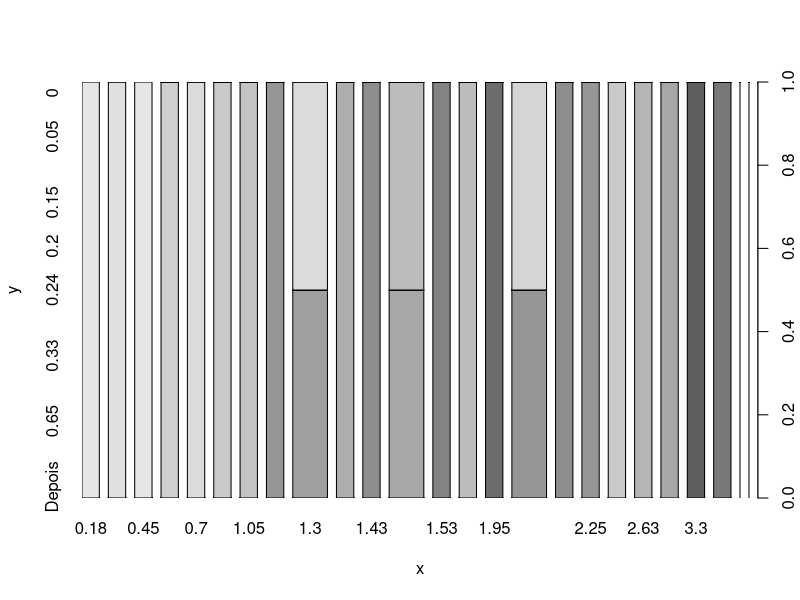
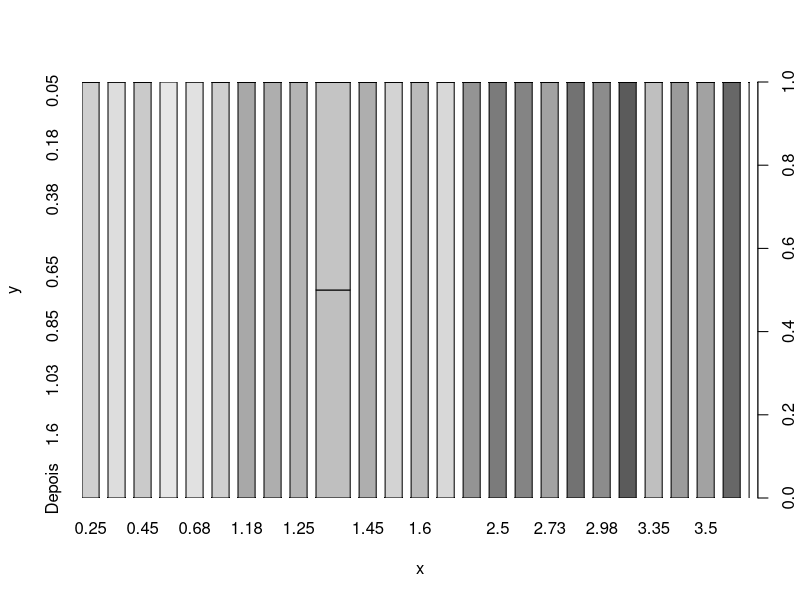

Generate these figures, in order, with R:
## ---- chunk 1
knitr::opts_chunk$set(echo = TRUE)
## ---- chunk 2
library("ggplot2")
library("tidyverse")
library("readxl")
library("dplyr")
DadosEscovacao <- read_excel("DadosEscovacao.xlsx")
## ---- chunk 3


names(DadosEscovacao)[names(DadosEscovacao) == "...2"] <- "Observação"
names(DadosEscovacao)[names(DadosEscovacao) == "...3"] <- "Sexo"
names(DadosEscovacao)[names(DadosEscovacao) == "...4"] <- "Escova_Convencional_Antes"
names(DadosEscovacao)[names(DadosEscovacao) == "...5"] <- "Escova_Convencional_Depois"
names(DadosEscovacao)[names(DadosEscovacao) == "...6"] <- "Escova_Hugger_Antes"
names(DadosEscovacao)[names(DadosEscovacao) == "...7"] <- "Escova_Hugger_Depois"

DadosEscovacao$Sexo <- as.factor(DadosEscovacao$Sexo)
DadosEscovacao$Escova_Convencional_Antes <- as.factor(DadosEscovacao$Escova_Convencional_Antes)
DadosEscovacao$Escova_Convencional_Depois <- as.factor(DadosEscovacao$Escova_Convencional_Depois)
DadosEscovacao$Escova_Hugger_Antes <- as.factor(DadosEscovacao$Escova_Hugger_Antes)
DadosEscovacao$Escova_Hugger_Depois <- as.factor(DadosEscovacao$Escova_Hugger_Depois)

DadosEscovacao <- DadosEscovacao[-c(1, 2, 3, 4, 31, 32), ]
## ---- chunk 4
DadosEscovacao

#DadosEscovacao$dif <- DadosEscovacao$Escova_Convencional_Antes + DadosEscovacao$Escova_Hugger_Antes -
#                      DadosEscovacao$Escova_Convencional_Depois + DadosEscovacao$Escova_Hugger_Depois
## ---- chunk 5
summary(DadosEscovacao$Observacao)
summary(DadosEscovacao$Sexo)
summary(DadosEscovacao$Escova_Convencional_Antes)
summary(DadosEscovacao$Escova_Convencional_Depois)
summary(DadosEscovacao$Escova_Hugger_Antes)
summary(DadosEscovacao$Escova_Hugger_Depois)
## ---- chunk 6
plot(DadosEscovacao$Escova_Convencional_Antes,DadosEscovacao$Escova_Convencional_Depois)
## ---- chunk 7
plot(DadosEscovacao$Escova_Hugger_Antes,DadosEscovacao$Escova_Hugger_Depois)
